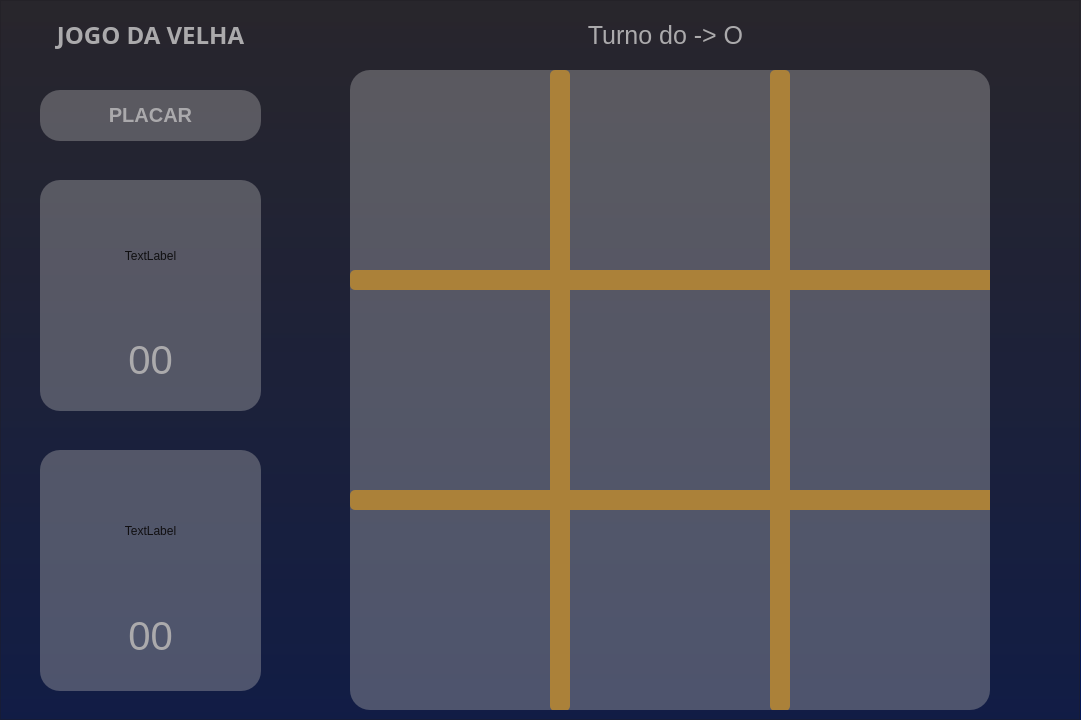
<?xml version="1.0" encoding="UTF-8"?>
<ui version="4.0">
 <class>MainWindow</class>
 <widget class="QMainWindow" name="MainWindow">
  <property name="geometry">
   <rect>
    <x>0</x>
    <y>0</y>
    <width>1081</width>
    <height>720</height>
   </rect>
  </property>
  <property name="windowTitle">
   <string>Game</string>
  </property>
  <property name="styleSheet">
   <string notr="true">background-color: qlineargradient(spread:pad, x1:1, y1:1, x2:1, y2:0, stop:0 rgba(2, 22, 86, 255), stop:1 rgba(40, 38, 44, 255));
</string>
  </property>
  <widget class="QWidget" name="centralwidget">
   <widget class="QLabel" name="placar">
    <property name="geometry">
     <rect>
      <x>40</x>
      <y>90</y>
      <width>221</width>
      <height>51</height>
     </rect>
    </property>
    <property name="styleSheet">
     <string notr="true">color: rgba(255, 255, 255, 254);
background-color: rgba(255, 255, 255, 100);
border-radius: 20px;
font-size:20px</string>
    </property>
    <property name="text">
     <string>&lt;html&gt;&lt;head/&gt;&lt;body&gt;&lt;p align=&quot;center&quot;&gt;&lt;span style=&quot; font-weight:700;&quot;&gt;PLACAR&lt;/span&gt;&lt;/p&gt;&lt;/body&gt;&lt;/html&gt;</string>
    </property>
   </widget>
   <widget class="QLabel" name="informacao">
    <property name="geometry">
     <rect>
      <x>350</x>
      <y>10</y>
      <width>631</width>
      <height>51</height>
     </rect>
    </property>
    <property name="styleSheet">
     <string notr="true">background-color: rgba(255, 255, 255, 0);
font-size: 25px;
color: rgba(255, 255, 255,255);</string>
    </property>
    <property name="text">
     <string>&lt;html&gt;&lt;head/&gt;&lt;body&gt;&lt;p align=&quot;center&quot;&gt;&lt;span style=&quot; color:#ffffff;&quot;&gt;Turno do -&amp;gt; O&lt;/span&gt;&lt;/p&gt;&lt;/body&gt;&lt;/html&gt;</string>
    </property>
    <property name="alignment">
     <set>Qt::AlignCenter</set>
    </property>
   </widget>
   <widget class="QLabel" name="titulo">
    <property name="geometry">
     <rect>
      <x>30</x>
      <y>10</y>
      <width>241</width>
      <height>51</height>
     </rect>
    </property>
    <property name="font">
     <font>
      <family>Arial Black</family>
      <bold>true</bold>
     </font>
    </property>
    <property name="styleSheet">
     <string notr="true">background-color: rgba(255, 255, 255, 0);
color: rgba(255, 255, 255, 254);</string>
    </property>
    <property name="text">
     <string>&lt;html&gt;&lt;head/&gt;&lt;body&gt;&lt;p align=&quot;center&quot;&gt;&lt;span style=&quot; font-size:18pt; font-weight:700; color:#ffffff;&quot;&gt;JOGO DA VELHA&lt;/span&gt;&lt;/p&gt;&lt;/body&gt;&lt;/html&gt;</string>
    </property>
   </widget>
   <widget class="QFrame" name="frame_2">
    <property name="geometry">
     <rect>
      <x>350</x>
      <y>70</y>
      <width>640</width>
      <height>640</height>
     </rect>
    </property>
    <property name="styleSheet">
     <string notr="true">background-color: rgba(255, 255, 255, 100);
border-radius: 20px;</string>
    </property>
    <property name="frameShape">
     <enum>QFrame::StyledPanel</enum>
    </property>
    <property name="frameShadow">
     <enum>QFrame::Raised</enum>
    </property>
    <widget class="QLabel" name="area6">
     <property name="geometry">
      <rect>
       <x>440</x>
       <y>220</y>
       <width>201</width>
       <height>201</height>
      </rect>
     </property>
     <property name="styleSheet">
      <string notr="true">background-color: rgba(255, 255, 255, 0);</string>
     </property>
     <property name="text">
      <string/>
     </property>
     <property name="alignment">
      <set>Qt::AlignCenter</set>
     </property>
    </widget>
    <widget class="QPushButton" name="btn6">
     <property name="geometry">
      <rect>
       <x>440</x>
       <y>220</y>
       <width>201</width>
       <height>201</height>
      </rect>
     </property>
     <property name="styleSheet">
      <string notr="true">background-color: rgba(255, 255, 255, 0);</string>
     </property>
     <property name="text">
      <string/>
     </property>
    </widget>
    <widget class="QPushButton" name="btn1">
     <property name="geometry">
      <rect>
       <x>0</x>
       <y>0</y>
       <width>200</width>
       <height>201</height>
      </rect>
     </property>
     <property name="styleSheet">
      <string notr="true">background-color: rgba(255, 255, 255, 0);</string>
     </property>
     <property name="text">
      <string/>
     </property>
    </widget>
    <widget class="QPushButton" name="btn9">
     <property name="geometry">
      <rect>
       <x>440</x>
       <y>440</y>
       <width>201</width>
       <height>201</height>
      </rect>
     </property>
     <property name="styleSheet">
      <string notr="true">background-color: rgba(255, 255, 255, 0);</string>
     </property>
     <property name="text">
      <string/>
     </property>
    </widget>
    <widget class="QPushButton" name="btn4">
     <property name="geometry">
      <rect>
       <x>0</x>
       <y>220</y>
       <width>201</width>
       <height>201</height>
      </rect>
     </property>
     <property name="styleSheet">
      <string notr="true">background-color: rgba(255, 255, 255, 0);</string>
     </property>
     <property name="text">
      <string/>
     </property>
    </widget>
    <widget class="Line" name="line_3">
     <property name="geometry">
      <rect>
       <x>0</x>
       <y>200</y>
       <width>741</width>
       <height>20</height>
      </rect>
     </property>
     <property name="styleSheet">
      <string notr="true">background-color: rgb(255, 188, 66);
border-radius:5px</string>
     </property>
     <property name="orientation">
      <enum>Qt::Horizontal</enum>
     </property>
    </widget>
    <widget class="Line" name="line_4">
     <property name="geometry">
      <rect>
       <x>0</x>
       <y>420</y>
       <width>721</width>
       <height>20</height>
      </rect>
     </property>
     <property name="styleSheet">
      <string notr="true">background-color: rgb(255, 188, 66);
border-radius:5px</string>
     </property>
     <property name="orientation">
      <enum>Qt::Horizontal</enum>
     </property>
    </widget>
    <widget class="QLabel" name="area9">
     <property name="geometry">
      <rect>
       <x>440</x>
       <y>440</y>
       <width>201</width>
       <height>201</height>
      </rect>
     </property>
     <property name="styleSheet">
      <string notr="true">background-color: rgba(255, 255, 255, 0);</string>
     </property>
     <property name="text">
      <string/>
     </property>
     <property name="alignment">
      <set>Qt::AlignCenter</set>
     </property>
    </widget>
    <widget class="QLabel" name="area2">
     <property name="geometry">
      <rect>
       <x>220</x>
       <y>0</y>
       <width>200</width>
       <height>200</height>
      </rect>
     </property>
     <property name="styleSheet">
      <string notr="true">background-color: rgba(255, 255, 255, 0);</string>
     </property>
     <property name="text">
      <string/>
     </property>
     <property name="alignment">
      <set>Qt::AlignCenter</set>
     </property>
    </widget>
    <widget class="Line" name="line_2">
     <property name="geometry">
      <rect>
       <x>420</x>
       <y>0</y>
       <width>20</width>
       <height>641</height>
      </rect>
     </property>
     <property name="styleSheet">
      <string notr="true">background-color: rgb(255, 188, 66);
border-radius:5px</string>
     </property>
     <property name="orientation">
      <enum>Qt::Vertical</enum>
     </property>
    </widget>
    <widget class="QPushButton" name="btn5">
     <property name="geometry">
      <rect>
       <x>220</x>
       <y>220</y>
       <width>201</width>
       <height>201</height>
      </rect>
     </property>
     <property name="styleSheet">
      <string notr="true">background-color: rgba(255, 255, 255, 0);</string>
     </property>
     <property name="text">
      <string/>
     </property>
    </widget>
    <widget class="QLabel" name="area4">
     <property name="geometry">
      <rect>
       <x>0</x>
       <y>220</y>
       <width>200</width>
       <height>200</height>
      </rect>
     </property>
     <property name="styleSheet">
      <string notr="true">background-color: rgba(255, 255, 255, 0);</string>
     </property>
     <property name="text">
      <string/>
     </property>
     <property name="alignment">
      <set>Qt::AlignCenter</set>
     </property>
    </widget>
    <widget class="QPushButton" name="btn8">
     <property name="geometry">
      <rect>
       <x>220</x>
       <y>440</y>
       <width>201</width>
       <height>201</height>
      </rect>
     </property>
     <property name="styleSheet">
      <string notr="true">background-color: rgba(255, 255, 255, 0);</string>
     </property>
     <property name="text">
      <string/>
     </property>
    </widget>
    <widget class="QLabel" name="area5">
     <property name="geometry">
      <rect>
       <x>220</x>
       <y>220</y>
       <width>201</width>
       <height>201</height>
      </rect>
     </property>
     <property name="styleSheet">
      <string notr="true">background-color: rgba(255, 255, 255, 0);</string>
     </property>
     <property name="text">
      <string/>
     </property>
     <property name="alignment">
      <set>Qt::AlignCenter</set>
     </property>
    </widget>
    <widget class="QLabel" name="area8">
     <property name="geometry">
      <rect>
       <x>220</x>
       <y>440</y>
       <width>201</width>
       <height>201</height>
      </rect>
     </property>
     <property name="styleSheet">
      <string notr="true">background-color: rgba(255, 255, 255, 0);</string>
     </property>
     <property name="text">
      <string/>
     </property>
     <property name="alignment">
      <set>Qt::AlignCenter</set>
     </property>
    </widget>
    <widget class="QPushButton" name="btn7">
     <property name="geometry">
      <rect>
       <x>0</x>
       <y>440</y>
       <width>201</width>
       <height>201</height>
      </rect>
     </property>
     <property name="styleSheet">
      <string notr="true">background-color: rgba(255, 255, 255, 0);</string>
     </property>
     <property name="text">
      <string/>
     </property>
    </widget>
    <widget class="Line" name="line">
     <property name="geometry">
      <rect>
       <x>200</x>
       <y>0</y>
       <width>20</width>
       <height>641</height>
      </rect>
     </property>
     <property name="styleSheet">
      <string notr="true">background-color: rgb(255, 188, 66);
border-radius:5px</string>
     </property>
     <property name="orientation">
      <enum>Qt::Vertical</enum>
     </property>
    </widget>
    <widget class="QPushButton" name="btn3">
     <property name="geometry">
      <rect>
       <x>440</x>
       <y>0</y>
       <width>201</width>
       <height>201</height>
      </rect>
     </property>
     <property name="styleSheet">
      <string notr="true">
background-color: rgba(255, 255, 255, 0);</string>
     </property>
     <property name="text">
      <string/>
     </property>
    </widget>
    <widget class="QLabel" name="area1">
     <property name="geometry">
      <rect>
       <x>0</x>
       <y>0</y>
       <width>201</width>
       <height>201</height>
      </rect>
     </property>
     <property name="styleSheet">
      <string notr="true">background-color: rgba(255, 255, 255, 0);</string>
     </property>
     <property name="text">
      <string/>
     </property>
     <property name="alignment">
      <set>Qt::AlignCenter</set>
     </property>
    </widget>
    <widget class="QLabel" name="area3">
     <property name="geometry">
      <rect>
       <x>440</x>
       <y>0</y>
       <width>201</width>
       <height>201</height>
      </rect>
     </property>
     <property name="styleSheet">
      <string notr="true">background-color: rgba(255, 255, 255, 0);</string>
     </property>
     <property name="text">
      <string/>
     </property>
     <property name="alignment">
      <set>Qt::AlignCenter</set>
     </property>
    </widget>
    <widget class="QLabel" name="area7">
     <property name="geometry">
      <rect>
       <x>0</x>
       <y>440</y>
       <width>201</width>
       <height>201</height>
      </rect>
     </property>
     <property name="styleSheet">
      <string notr="true">background-color: rgba(255, 255, 255, 0);</string>
     </property>
     <property name="text">
      <string/>
     </property>
     <property name="alignment">
      <set>Qt::AlignCenter</set>
     </property>
    </widget>
    <widget class="QPushButton" name="btn2">
     <property name="geometry">
      <rect>
       <x>220</x>
       <y>0</y>
       <width>201</width>
       <height>201</height>
      </rect>
     </property>
     <property name="styleSheet">
      <string notr="true">background-color: rgba(255, 255, 255, 0);</string>
     </property>
     <property name="text">
      <string/>
     </property>
    </widget>
    <zorder>area6</zorder>
    <zorder>line_3</zorder>
    <zorder>line_4</zorder>
    <zorder>area9</zorder>
    <zorder>area2</zorder>
    <zorder>line_2</zorder>
    <zorder>area4</zorder>
    <zorder>area5</zorder>
    <zorder>area8</zorder>
    <zorder>line</zorder>
    <zorder>area1</zorder>
    <zorder>area3</zorder>
    <zorder>area7</zorder>
    <zorder>btn1</zorder>
    <zorder>btn9</zorder>
    <zorder>btn4</zorder>
    <zorder>btn6</zorder>
    <zorder>btn5</zorder>
    <zorder>btn8</zorder>
    <zorder>btn7</zorder>
    <zorder>btn3</zorder>
    <zorder>btn2</zorder>
   </widget>
   <widget class="QLabel" name="placar_imgo">
    <property name="geometry">
     <rect>
      <x>70</x>
      <y>460</y>
      <width>161</width>
      <height>141</height>
     </rect>
    </property>
    <property name="styleSheet">
     <string notr="true">background-color: rgba(255, 255, 255, 0);</string>
    </property>
    <property name="text">
     <string>TextLabel</string>
    </property>
    <property name="alignment">
     <set>Qt::AlignCenter</set>
    </property>
   </widget>
   <widget class="QLabel" name="placarO">
    <property name="geometry">
     <rect>
      <x>120</x>
      <y>606</y>
      <width>61</width>
      <height>61</height>
     </rect>
    </property>
    <property name="styleSheet">
     <string notr="true">background-color: rgba(255, 255, 255, 0);
font-size: 40px;
color: rgba(255, 255, 255,255);</string>
    </property>
    <property name="text">
     <string>&lt;html&gt;&lt;head/&gt;&lt;body&gt;&lt;p&gt;&lt;span style=&quot; color:#ffffff;&quot;&gt;00&lt;/span&gt;&lt;/p&gt;&lt;/body&gt;&lt;/html&gt;</string>
    </property>
    <property name="alignment">
     <set>Qt::AlignCenter</set>
    </property>
   </widget>
   <widget class="QLabel" name="placar_imgx">
    <property name="geometry">
     <rect>
      <x>70</x>
      <y>190</y>
      <width>161</width>
      <height>131</height>
     </rect>
    </property>
    <property name="styleSheet">
     <string notr="true">background-color: rgba(255, 255, 255, 0);</string>
    </property>
    <property name="text">
     <string>TextLabel</string>
    </property>
    <property name="alignment">
     <set>Qt::AlignCenter</set>
    </property>
   </widget>
   <widget class="QLabel" name="placarX">
    <property name="geometry">
     <rect>
      <x>120</x>
      <y>330</y>
      <width>61</width>
      <height>61</height>
     </rect>
    </property>
    <property name="styleSheet">
     <string notr="true">background-color: rgba(255, 255, 255, 0);
font-size: 40px;
color: rgba(255, 255, 255,255);</string>
    </property>
    <property name="text">
     <string>&lt;html&gt;&lt;head/&gt;&lt;body&gt;&lt;p&gt;&lt;span style=&quot; color:#ffffff;&quot;&gt;00&lt;/span&gt;&lt;/p&gt;&lt;/body&gt;&lt;/html&gt;</string>
    </property>
    <property name="alignment">
     <set>Qt::AlignCenter</set>
    </property>
   </widget>
   <widget class="QLabel" name="label">
    <property name="geometry">
     <rect>
      <x>40</x>
      <y>180</y>
      <width>221</width>
      <height>231</height>
     </rect>
    </property>
    <property name="styleSheet">
     <string notr="true">background-color: rgba(255, 255, 255, 100);
border-radius: 20px;</string>
    </property>
    <property name="text">
     <string/>
    </property>
   </widget>
   <widget class="QLabel" name="label_2">
    <property name="geometry">
     <rect>
      <x>40</x>
      <y>450</y>
      <width>221</width>
      <height>241</height>
     </rect>
    </property>
    <property name="styleSheet">
     <string notr="true">background-color: rgba(255, 255, 255, 100);
border-radius: 20px;</string>
    </property>
    <property name="text">
     <string/>
    </property>
   </widget>
   <widget class="QFrame" name="cortina">
    <property name="geometry">
     <rect>
      <x>0</x>
      <y>0</y>
      <width>1080</width>
      <height>720</height>
     </rect>
    </property>
    <property name="styleSheet">
     <string notr="true">background-color: rgba(40, 38, 44, 100);</string>
    </property>
    <property name="frameShape">
     <enum>QFrame::StyledPanel</enum>
    </property>
    <property name="frameShadow">
     <enum>QFrame::Raised</enum>
    </property>
   </widget>
   <zorder>label_2</zorder>
   <zorder>label</zorder>
   <zorder>frame_2</zorder>
   <zorder>placar</zorder>
   <zorder>informacao</zorder>
   <zorder>titulo</zorder>
   <zorder>placar_imgo</zorder>
   <zorder>placarO</zorder>
   <zorder>placar_imgx</zorder>
   <zorder>placarX</zorder>
   <zorder>cortina</zorder>
  </widget>
 </widget>
 <resources/>
 <connections/>
</ui>
